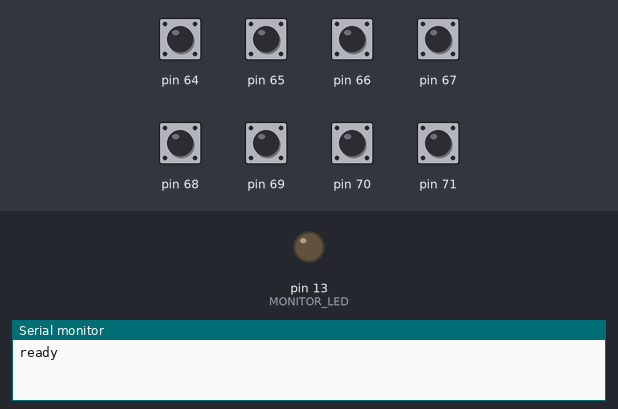
The program below on a simulated Teensy 3. On the bench: output pins drawn as LEDs (lit = HIGH), the last lines printed to the serial monitor. The test bench sets the inputs (shaded band); at power-on: pin 64–71 HIGH.

Above: at 2.2 s.
2.3 s: pin 64 pulled LOW for 0.15 s
At 2.4 s:
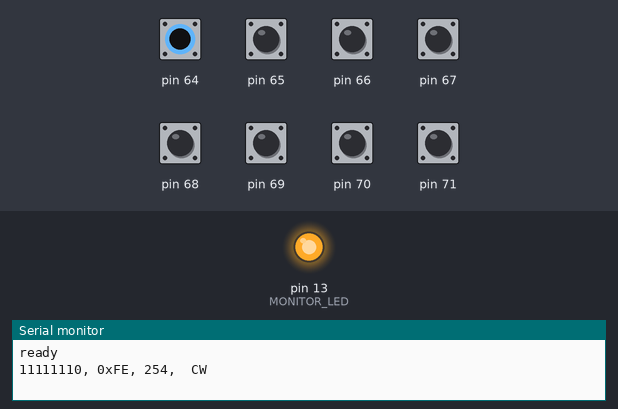
4.0 s: pin 65 pulled LOW for 0.15 s
At 5.2 s:
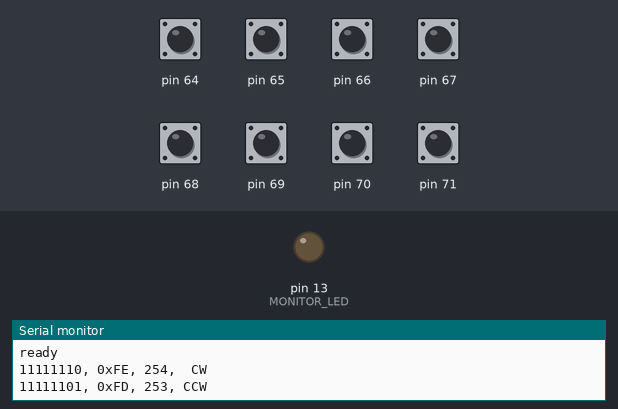
5.6 s: pin 66 pulled LOW for 0.15 s
At 5.7 s:
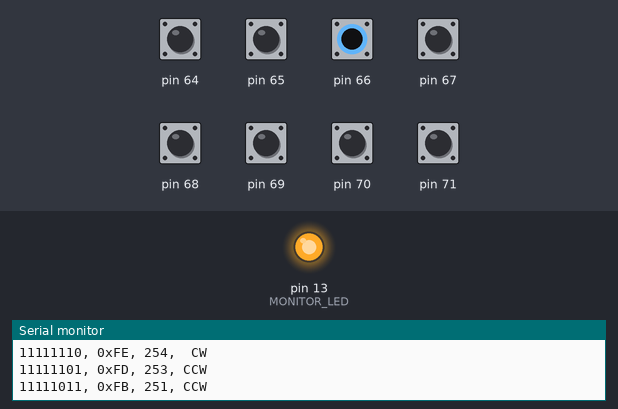
7.2 s: pin 67 pulled LOW for 0.15 s
At 8.5 s:
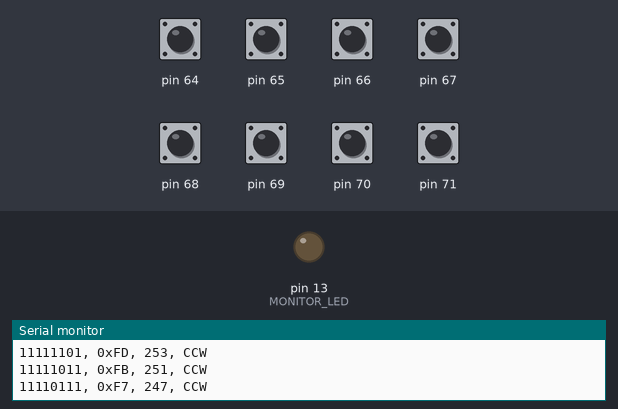
8.8 s: pin 68 pulled LOW for 0.15 s
At 8.9 s:
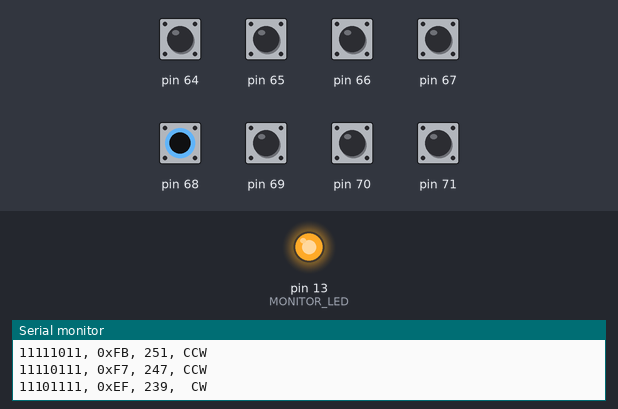
10.4 s: pin 69 pulled LOW for 0.15 s
At 11.3 s:
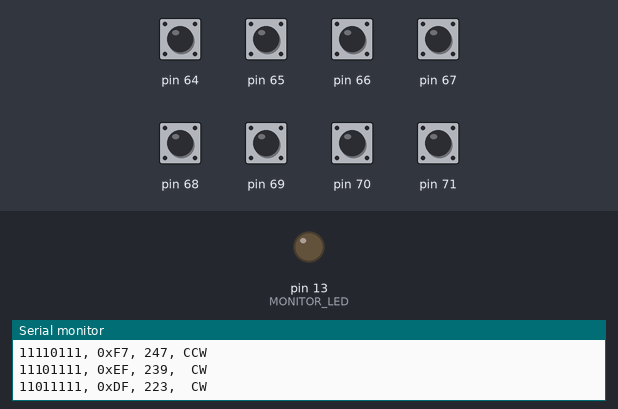
Timing chart, 0 to 13.0 s (numbered marks = the images above; inputs shaded):
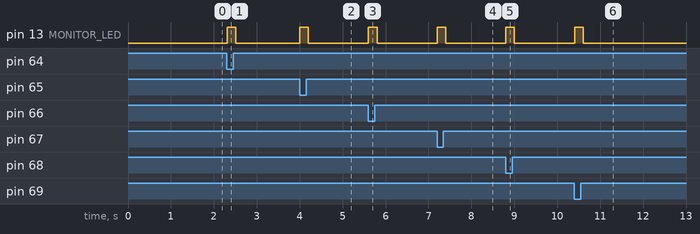

Measured:
- after the input at 2.3 s, pin 13 (MONITOR_LED): LOW → HIGH at once, → LOW 0.20 s later
- after the input at 4.0 s, pin 13 (MONITOR_LED): LOW → HIGH at once, → LOW 0.20 s later
- after the input at 5.6 s, pin 13 (MONITOR_LED): LOW → HIGH at once, → LOW 0.20 s later
- after the input at 7.2 s, pin 13 (MONITOR_LED): LOW → HIGH at once, → LOW 0.20 s later
- after the input at 8.8 s, pin 13 (MONITOR_LED): LOW → HIGH at once, → LOW 0.20 s later
- after the input at 10.4 s, pin 13 (MONITOR_LED): LOW → HIGH at once, → LOW 0.20 s later

The program:

main.cpp
```cpp
#include <Arduino.h>

#include <Wire.h>
#include "Adafruit_MCP23008.h"

#include <ACE_Encoder.h>

#define MONITOR_LED LED_BUILTIN

Adafruit_MCP23008 mcp;
ACE_Encoder encoder;

char pout[52] = {0};

void setup() {

  delay(1000);
  Serial.begin(9600);
  Serial.println("ready");

  pinMode(MONITOR_LED, OUTPUT);
  mcp.begin(0x0);      // use default address 0

  // setup the input pins
  for (byte n = 0; n <= 7; n++) {
    mcp.pinMode(n, INPUT);
    mcp.pullUp(n, HIGH); // turn on a 100K pullup internally
  }

  encoder.begin(mcp);

  // uncomment the following to setup the enc.values array
  // once complete, copy and paste to replace the ENCODER.values array in settings.h
  //encoder.setupEncoderValues();
  digitalWrite(MONITOR_LED, LOW);
}

void loop() {

  encoder.enc.value = encoder.readEncoder();

  if (encoder.enc.value > 0 && (encoder.enc.value != encoder.enc.lastValue))
  {
    digitalWrite(MONITOR_LED, HIGH);
    encoder.encoderDirection(encoder.enc.value); // sets enc.rotation

    sprintf(pout,"%s, 0x%02X, %3i, %s", encoder.enc.binVal, encoder.enc.value,
                                encoder.enc.value, (encoder.enc.rotation ? " CW" : "CCW" ));
    Serial.println(pout);

    delay(200);
    encoder.enc.lastValue = encoder.enc.value;
    digitalWrite(MONITOR_LED, LOW);
  }

  delay(10);
}
```
